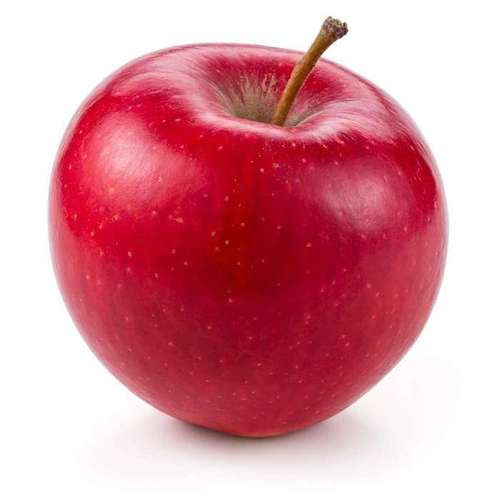
#> input picture assets/apple.jpg, 500 x 500 px, found by its file name
$ jupyter execute --allow-errors ds6_data_visualisasi.ipynb   (shell and % lines are left out)
#> lines starting #> are read from the running program, lines starting #| are printed output that depends on the picture
<a href="https://colab.research.google.com/github/novay/amikom/blob/main/ds6_data_visualisasi.ipynb" target="_parent"></a>

#### **KELOMPOK 3 (RTK-4)**<br/><br/>

### **Universitas Amikom Yogyakarta**<br/> **Program Studi PJJ S2 Teknik Informatika**<br/>

Mata Kuliah : **Data Science (DS)**<br/>
Dosen Pengampu : **Prof. Dr. Kusrini, M.Kom.**<br/>
Tutor : **Mulia Sulistiyono, M.Kom.**<br/><br/>
Kelompok Mahasiswa : <br/>
* 22.55.2293 - Novianto Rahmadi
* 22.55.2295 - Sri Wulandari
* 22.55.2297 - Andrieawan
* 22.55.2298 - Arif Dwi Syafutra

### **Slide 1 - RGB & Tweet Crawl**<br/>
**Perintah:**<br/>
1. Ambil satu gambar buah apel, dengan menggunkan python ambil matriks gambar RGB-nya
2. Dengan menggunakan python ambil beberapa baris tweet

#### **1. Matrix RGB**<br/>
Untuk mengambil matriks RGB dari suatu citra atau gambar, kita perlu menggunakan library atau modul yang mendukung pemrosesan gambar. Dalam kasus ini, kami akan menggunakan OpenCV untuk memproses manipulasi citranya.

[cell 1]
""" Persiapkan Citra Apple """
import os

image_url = 'https://raw.githubusercontent.com/novay/amikom/main/assets/apple.jpg'
os.system('wget -N %s' %image_url)
apple = os.path.basename(image_url)

[cell 2]
""" Tampilkan gambar apel """
import cv2
from google.colab.patches import cv2_imshow

img = cv2.resize(cv2.imread(apple, cv2.IMREAD_COLOR), [200, 200])
cv2_imshow(img)

Diperintahkan untuk mengambil matriks RGB-nya dari gambar apel. Ada beberapa cara yang bisa ditafsirkan dari perintah ini, karena setiap pixel dari gambar apel juga bisa di ekstrak nilai atau matriks RGBnya. Berikut ini pendekatan yang kami pahami dari perintahnya.

1. Ekstrak RGB dari Pixel
2. Split RGB
3. Histogram RGB

Semoga salah satu dari 3 yang kami pahami ini termasuk dalam yang diperintahkan pada tugas laporan ini.

##### **a) Ekstrak RGB dari Pixel**<br/>
- Ambil nilai RGB dari titik pixel pada gambar
- Posisi yang diambil berada di tengah-tengah dari gambar apel berukuran 200x200 pixel

[cell 3]
x = 100; y = 100;
b, g, r = img[y, x]
#> b = 12; g = 1; r = 141

print("R:", r)
#| R: 141
print("G:", g)
#| G: 1
print("B:", b)
#| B: 12

##### **b) Split RGB**<br/>
- Dengan melakukan split citra menjadi RGB
- Kemudian mengambil matriks array dari masing-masing channel RGB-nya

[cell 4]
B, G, R = cv2.split(img)
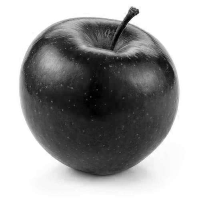
#> B: shape (200, 200); min 0, max 255, mean 158.9
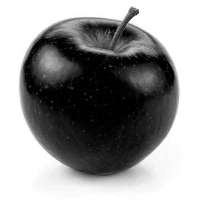
#> G: shape (200, 200); min 0, max 255, mean 147.7
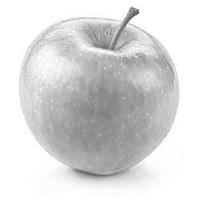
#> R: shape (200, 200); min 75, max 255, mean 217.3
cv2_imshow(cv2.hconcat([R, G, B]))
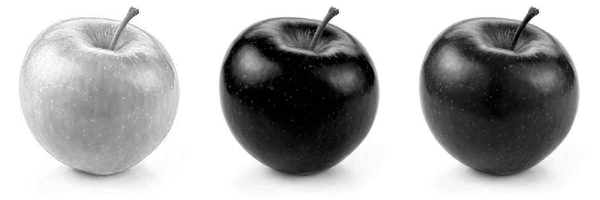
#> shown: shape (200, 600); min 0, max 255, mean 174.6

# print(R)
# print(G)
# print(B)

##### **c) Histogram RGB**<br/>
- Menghitung histogram dari gambar apel
- Perhitungan pada setiap channel warna (B, G, dan R)

[cell 5]
from matplotlib import pyplot as plt

color = ('b','g','r')
for i, col in enumerate(color):
    histr = cv2.calcHist([img], [i], None, [256], [0,256])
    plt.plot(histr, color = col)
    plt.xlim([0,256])
plt.show()
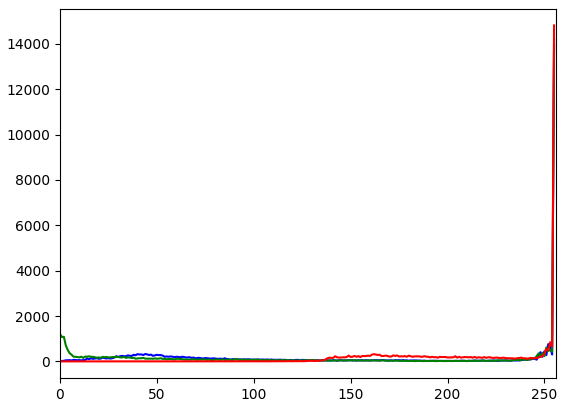
#> figure drawn by matplotlib, 1 panel; curve peaks at x = 255, y = 14174; curve peaks at x = 255, y = 13947; curve peaks at x = 255, y = 14814

#### **2. Tweet Crawl**<br/>
Tweet crawl adalah proses pengambilan data atau informasi yang bersumber dari tweet (kiriman seseorang melalui Twitter) secara otomatis menggunakan program atau script.

Untuk menjawab perintah ini, kami tertarik untuk membandingkan 2 library yang umum digunakan dalam pengambilan data dari Twitter, yaitu **Tweepy** dan **SNScrape**.

##### **a) Tweepy**<br/>
Tweepy adalah salah satu library Python yang digunakan untuk mengakses dan mengelola data dari Twitter API. Library ini lebih terkesan legal karena memerlukan token resmi dari Twitter API.

[cell 6]
# %pip install tweepy
import tweepy
import pandas as pd
import numpy as np

""" Digunakan untuk mempercantik tabel pada dataframe """
from google.colab import data_table
data_table.enable_dataframe_formatter()

""" Autentikasi ke Twitter API """
#> (the rest of this cell did not finish here and is left out)

##### **b) SNSCrape**<br/>
Library ini sebenarnya tidak hanya digunakan untuk pengambilan data dari twitter saja, karena juga bisa digunakan untuk mengambil data dari berbagai platform media sosial lain seperti Instagram, Reddit, dan GitHub. SNScrape mengambil data dengan cara scraping data melalui website publik daripada menggunakan API resmi dari platform media sosial tersebut.

[cell 7]
#%pip install snscrape
import snscrape.modules.twitter as sntwitter

query = "#BeaCukai since:2023-01-01 until:2023-03-30 lang:id"

tweets = []
#> (the rest of this cell did not finish here and is left out)

##### **c) Komparasi (Pros & Cons)**<br/>
Dari hasil percobaan di atas, dapat kami tarik kesimpulan bahwa kedua pustaka memiliki kelebihan dan kekurangan masing-masing. Adapun beberapa aspek yang menurut kami cukup penting dalam melakukan pengumpulan opini adalah sebagai berikut:

Aspek | Tweepy | SNScrape
--- | --- | ---
**Batasan Tweet** | 100 tweets | ✅ **Tanpa batas**
**Pemilihan Waktu** | Dibatasi 1 minggu terakhir. Meski demikian dari 100 tweet terkini, ada kemungkinan hanya meng-cover 1 hari | ✅ **Fleksibel, filter waktu bisa ditentukan sendiri**
**Filter dari Retweet** | ✅ **Bisa mendeteksi Retweet, sehingga bisa menghindari duplikasi sentimen** | Tidak (Perlu Tweak)
**Pemilihan Bahasa** | ✅ **Bisa diatur** | ✅ **Bisa diatur**

### **Slide 2 - Konversi ke NTSC**<br/>
**Perintah:**<br/>
1. Diberikan citra warna sebagai berikut dengan urutan warna R G B
2. Jika diinginkan untuk merubah citra tersebut menjadi citra grayscale dengan standar NTSC (0.299R + 0.587G + 0.114B), gambarkan matrik citra yang terbentuk!

#### **1. Konversi**<br/>
Untuk mengonversi citra warna menjadi citra grayscale menggunakan standar NTSC, kita perlu:
- Mengalikan nilai intensitas warna R (merah), G (hijau), dan B (biru) dengan bobot tertentu, dalam hal ini 0,299 (R), 0,587 (G), dan 0,114 (B).
- Hasil perkalian tersebut dijumlahkan untuk menghasilkan nilai intensitas grayscale pada setiap piksel

Namun, untuk mempermudah cara penerapannya pada script python, kita bisa menggunakan fungsi **dot()** dari numpy, untuk melakukan proses konversinya.

[cell 8]
import numpy as np

"""
  Definisikan citra warna dengan urutan warna R G B (sesuai soal)
  menggunakan numpy array
"""
color_image = np.array([[[3, 3, 3], [2, 1, 0], [3, 0, 1]],
                        [[2, 1, 2], [3, 1, 0], [3, 3, 2]],
                        [[2, 1, 3], [1, 0, 3], [1, 1, 1]],
                        [[0, 0, 1], [3, 1, 2], [0, 1, 3]]])

"""
  Konversi citra warna menjadi citra grayscale menggunakan rumus standar NTSC
  dengan standar NTSC (0.299R + 0.587G + 0.114B)
"""
grayscale_image = np.dot(color_image, [0.299, 0.587, 0.114])

"""
  Tampilkan matrix citra grayscale yang terbentuk
"""
print(grayscale_image)

#### **2. Menampilkan Citra**<br/>

Untuk menampilkan citra grayscale yang terbentuk dalam bentuk gambar, kita bisa menggunakan library Matplotlib.

[cell 9]
import matplotlib.pyplot as plt

"""
  Tampilkan citra grayscale yang terbentuk dalam bentuk gambar
"""
plt.imshow(grayscale_image, cmap='gray')
plt.axis('off')
plt.show()
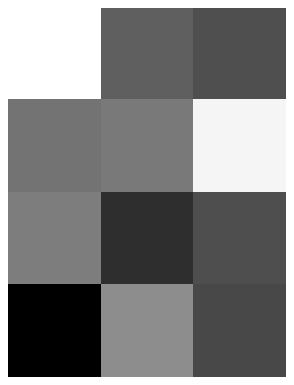
#> figure drawn by matplotlib, 1 panel

### **Slide 3 - Histogram & Moment Warna**<br/>

**Pertanyaan:**<br/>

- Gambarkan histogram warna citra 1
- Dengan menggunakan jarak histogram (Eucledian) cari diantara citra2 dan citra 3 mana citra yang paling mirip dengan citra 1
- Berapa besar moment warna order 1, energy, contras dan homogenitas dari citra 1

#### **1. Histogram**<br/>
Untuk menggambar histogram warna dari citra 1, berikut stepnya:
- Pertama-tama kita perlu mengonversi citra 1 ke dalam mode warna/grayscale yang tepat
- Sesuai soal, citra 1 terlihat hanya memiliki 1 channel, sehingga bisa kita asumsikan sebagai Grayscale
- Untuk menggambar Histogram, bisa menggunakan bantuan **Matplotlib** dengan fungsi **plt.hist()**<br/><br/>

**Catatan:**<br/>
Dalam syntax berikut, kami membuat histogram untuk ketiga citra sekaligus.

[cell 10]
"""
  Konversi citra pada soal menjadi array numpy
"""
citra1 = np.array([[3, 2, 0, 3], [1, 2, 2, 0], [0, 2, 0, 0], [2, 3, 2, 3]])
citra2 = np.array([[2, 2, 0, 3], [2, 2, 2, 0], [2, 1, 0, 0], [2, 1, 2, 3]])
citra3 = np.array([[1, 2, 0, 2], [1, 1, 2, 0], [0, 1, 1, 0], [2, 3, 1, 1]])

"""
  Siapkan plot histogram untuk citra, dimana
"""
fig = plt.figure(figsize=(15, 4))

fig.add_subplot(1, 3, 1);
plt.hist(citra1.ravel(), bins=range(5), color='gray', alpha=0.5)
plt.title("Histogram Citra 1"); plt.xlabel('Intensitas Piksel'); plt.ylabel('Jumlah Piksel')

fig.add_subplot(1, 3, 2);
plt.hist(citra2.ravel(), bins=range(5), color='gray', alpha=0.5)
plt.title("Histogram Citra 2"); plt.xlabel('Intensitas Piksel'); plt.ylabel('Jumlah Piksel')

fig.add_subplot(1, 3, 3);
plt.hist(citra3.ravel(), bins=range(5), color='gray', alpha=0.5)
plt.title("Histogram Citra 3"); plt.xlabel('Intensitas Piksel'); plt.ylabel('Jumlah Piksel')

print(fig)
#| Figure(1500x400)
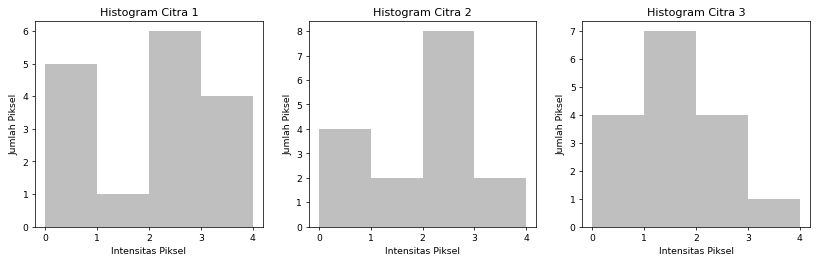
#> figure drawn by matplotlib, 3 panels; panel 1: tallest bar 6 high, from x = 2 to 3; panel 2: tallest bar 8 high, from x = 2 to 3; panel 3: tallest bar 7 high, from x = 1 to 2

#### **2. Kemiripan Citra**<br/>
- Untuk mencari citra yang paling mirip dengan citra 1, kita perlu menghitung jarak histogram menggunakan *(Euclidean distance)* antara histogram citra 1 dengan histogram citra 2 dan citra 3.
- Semakin kecil jarak antara histogram, semakin mirip citra tersebut dengan citra 1

Berikut adalah contoh kode untuk menghitung jarak histogram antara citra 1 dan citra 2 serta citra 3:

[cell 11]
import scipy.spatial.distance as dist

"""
  Hitung jarak histogram antara citra 1 dan citra 2
"""
jarak_hist_1_2 = dist.euclidean(citra1.ravel(), citra2.ravel())

"""
  Hitung jarak histogram antara citra 1 dan citra 3
"""
jarak_hist_1_3 = dist.euclidean(citra1.ravel(), citra3.ravel())

print('Jarak histogram antara citra 1 dan citra 2:', jarak_hist_1_2)
print('Jarak histogram antara citra 1 dan citra 3:', jarak_hist_1_3)

Dari hasil tersebut, dapat dilihat bahwa:
- Citra 2 memiliki jarak histogram yang lebih dekat dengan citra 1 daripada citra 3
- Sehingga citra 2 dapat dianggap lebih mirip dengan citra 1.

#### **3. Color Moment**<br/>
Color Moment adalah salah satu metode ekstraksi fitur warna yang digunakan dalam pengolahan citra digital.

**Referensi:**<br/>
https://iopscience.iop.org/article/10.1088/1742-6596/1591/1/012028/pdf

##### **a) Order 1**<br/>
- Ekstraksi fitur citra dengan mengukur nilai rata-rata dari kanal warna
- Memberikan informasi tentang kecerahan atau intensitas warna dalam citra
- Rumus Matematis:<br/> **Order 1 = (1/N) * ∑∑ R**<br/>Dalam hal ini hanya menghitung nilai rata-rata (Mean) dari salah satu channel (R)

##### **b) Energy**<br/>
- Salah satu dari 14 fitur GLCM *(Grey-Level Co-occurrence Matrix)*
- Mengukur seberapa seragam distribusi piksel-piksel dengan tingkat keabuan tertentu pada citra
- Untuk menghitung Energy butuh Matrix GLCM, sehingga perlu menyiapkan nilai GLCM
- Rumus Matematis:<br/> **Energy = ∑∑ p(i,j)^2**
  - **p(i,j)** adalah probabilitas kemunculan pasangan piksel dengan nilai keabuan i dan j dalam matriks GLCM
  - **∑∑** adalah simbol penjumlahan terhadap semua pasangan piksel dalam matriks GLCM

##### **c) Kontras**<br/>
- Salah satu dari 14 fitur GLCM *(Grey-Level Co-occurrence Matrix)*
- Mengukur seberapa jauh distribusi warna dalam citra dari nilai rata-rata
- Rumus Matematis:<br/>**Kontras = ∑i ∑j (i-j)^2 * G(i,j)**
  - **i dan j** adalah tingkat keabuan dari pasangan piksel yang dianalisis
  - **G(i,j)** adalah nilai probabilitas kemunculan pasangan piksel dengan tingkat keabuan i dan j dalam matriks GLCM
  - **∑i dan ∑j** adalah simbol penjumlahan terhadap semua tingkat keabuan yang ada dalam matriks GLCM

##### **d) Homogenitas**<br/>
- Salah satu dari 14 fitur GLCM *(Grey-Level Co-occurrence Matrix)*
- Mengukur sejauh mana warna dalam citra saling berdekatan atau homogen
- Rumus Matematis:<br/>**Homogenitas = ∑i ∑j (G(i,j) / (1 + |i-j|))**
  - **i dan j** adalah tingkat keabuan dari pasangan piksel yang dianalisis
  - **G(i,j)** adalah nilai probabilitas kemunculan pasangan piksel dengan tingkat keabuan i dan j dalam matriks GLCM
  - **|i-j|** adalah perbedaan absolut antara tingkat keabuan i dan j
  - **∑i dan ∑j** adalah simbol penjumlahan terhadap semua tingkat keabuan yang ada dalam matriks GLCM

[cell 12]
"""
  Mencari Nilai Order 1
  - (1/N) * ∑∑ R
"""
order_1 = np.mean(citra1)

"""
  Menghitung nilai GLCM (Grey-Level Co-occurrence Matrix)
  Matrix ini juga akan digunakan pada Kontras & Homogenitas
  - Buat matriks GLCM dengan ukuran 4 x 4 dan tipe data integer
  - Looping sebanyak baris dan kolom, dikurang satu pada setiap dimensinya
  - Variabel i dan j mewakili baris dan kolom
"""
glcm = np.zeros((4, 4), dtype=int)
for i in range(citra1.shape[0] - 1):
  for j in range(citra1.shape[1] - 1):
    """
      - Mengambil nilai piksel pada posisi (i,j) dan (i+1,j+1) dari citra1
      - Setiap kali pasangan intensitas abu-abu muncul, nilai diinkrementasi
    """
    glcm[citra1[i, j], citra1[i + 1, j + 1]] += 1

"""
  Mencari Nilai Energy
  - ∑∑ p(i,j)^2
"""
energy = np.sum(glcm ** 2)

"""
  Mencari Nilai Kontras
  - ∑i ∑j (i-j)^2 * G(i,j)
"""
kontras = np.sum(glcm * (np.arange(4)[:, None] - np.arange(4)) ** 2)

"""
  Mencari Nilai Homogenitas
  - ∑i ∑j (G(i,j) / (1 + |i-j|))
"""
homogenitas = np.sum(glcm / (1 + np.abs(np.arange(4)[:, None] - np.arange(4))))

lists = [order_1, energy, kontras, homogenitas]
df = pd.DataFrame(lists, index = ["Order 1", "Energy", "Kontras", "Homogenitas"], columns=["Nilai"])

display(df)

$ run again, with assets/gd72.jpg copied over assets/apple.jpg
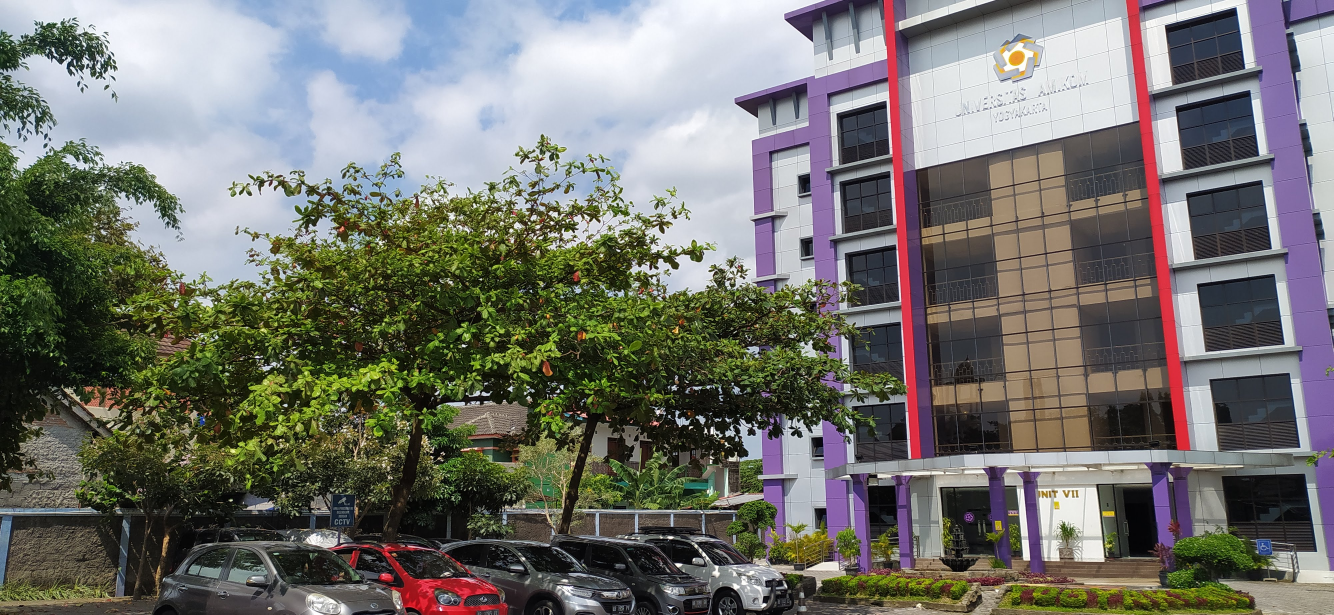
#> input picture assets/gd72.jpg, 4000 x 1844 px, found by its file name (shown at 1/3 size)
#> `img = cv2.resize(cv2.imread(apple, cv2.IMREAD_COLOR), [200, 200])`:
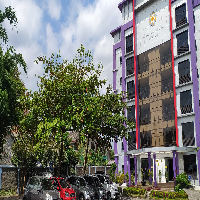
#> img: shape (200, 200, 3); mean B, G, R 109.9, 115.2, 115.6
#> b = 84; g = 140; r = 129
#| R: 129
#| G: 140
#| B: 84
#> `plt.show()`:
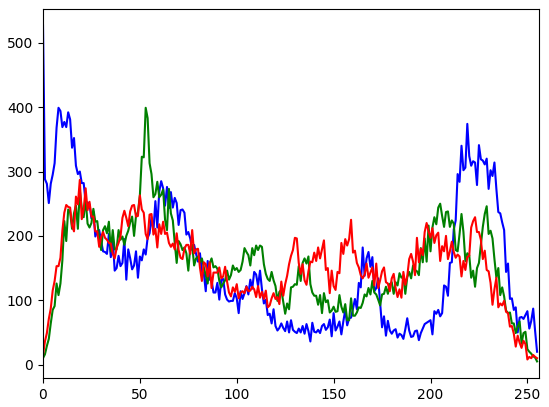
#> figure drawn by matplotlib, 1 panel; curve peaks at x = 0, y = 527; curve peaks at x = 53, y = 399; curve peaks at x = 19, y = 287
#| Figure(1500x400)

$ run again, with assets/klo1.jpg copied over assets/apple.jpg
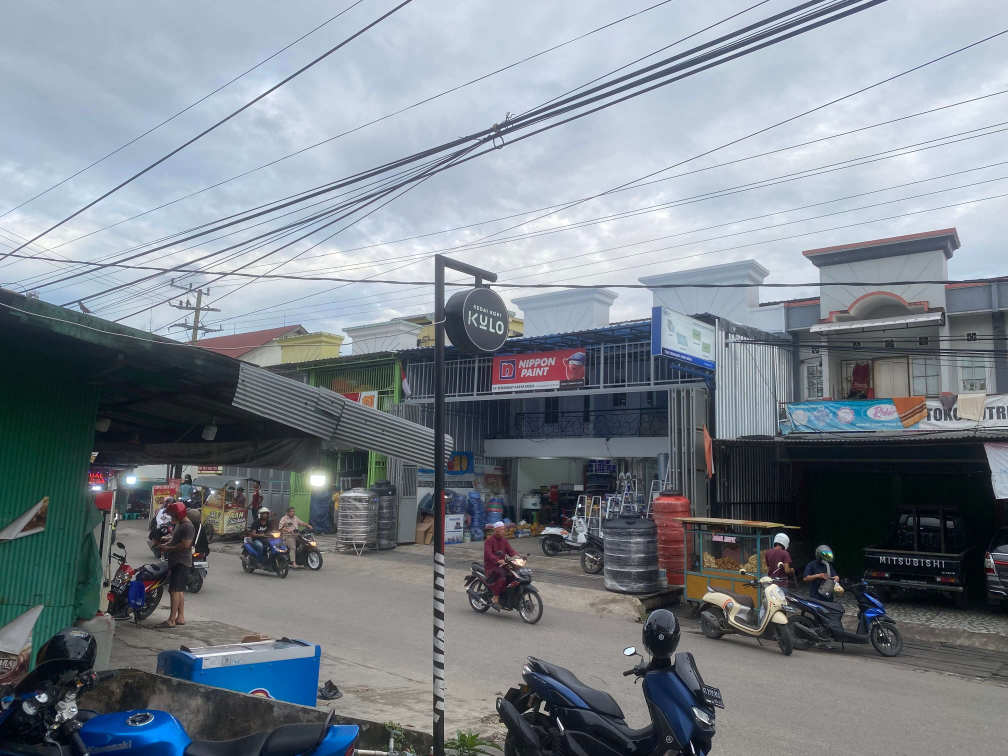
#> input picture assets/klo1.jpg, 4032 x 3024 px, found by its file name (shown at 1/4 size)
#> b = 68; g = 49; r = 112
#| R: 112
#| G: 49
#| B: 68
#> `plt.show()`:
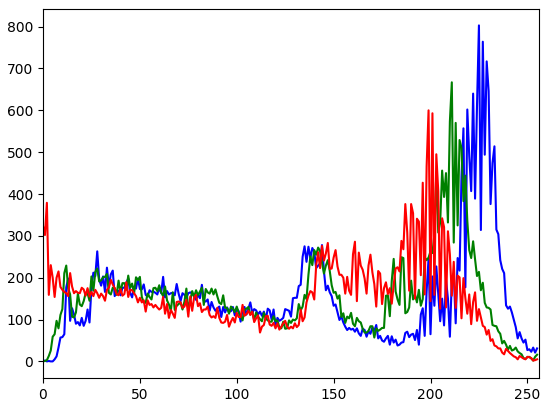
#> figure drawn by matplotlib, 1 panel; curve peaks at x = 225, y = 803; curve peaks at x = 211, y = 667; curve peaks at x = 199, y = 600
#| Figure(1500x400)
